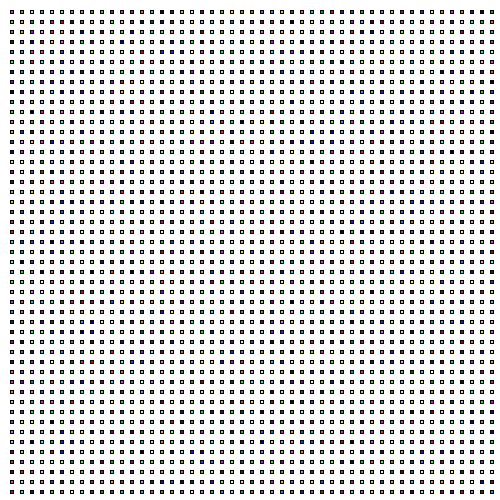
Frame 1 (no input)
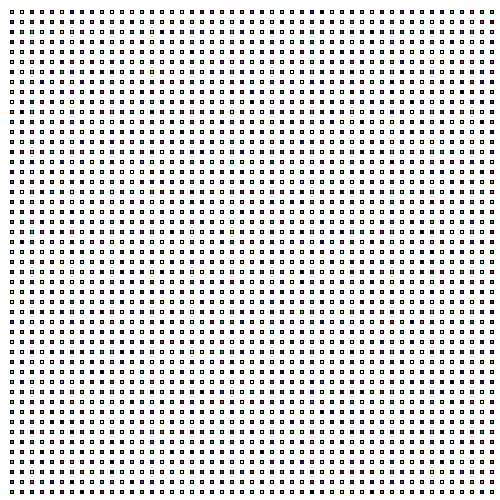
Frame 60 (the mouse pressed at the canvas centre just before this capture)
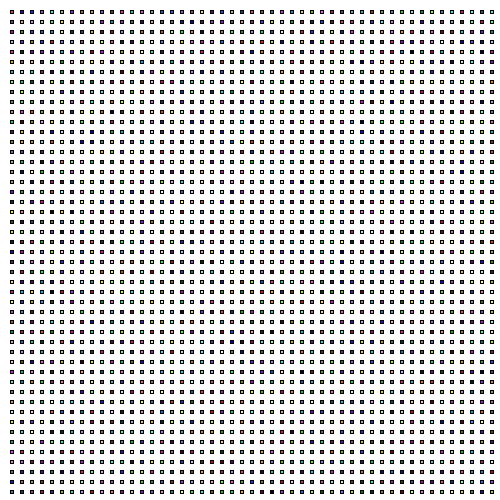
Frame 120 (the mouse held since frame 60 and released just before this capture)

The Processing sketch that drew these frames (run headless with seeded random() and noise(); from frame 60 on, the mouse is pressed at the canvas centre):

// Processing sketch: processing_156797
// ── processing_156797.pde

int i;
int j;

void setup(){
  size(500,500);
}

void draw(){
  background(255);
  for(i=0; i<50; i++){
    for(j=0; j<50; j++){ 
    fill(random(0,255),random(0,255),random(0,255));
    rect(10+(i*10), 10+(j*10), 3, 3);
    }
  }
}
